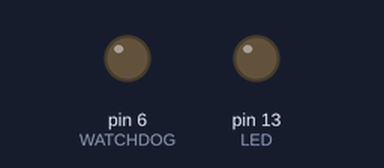
Bench run of a sketch on a simulated Arduino Uno, built with avr-gcc and run on an emulated ATmega328P. Parts: output pins drawn as LEDs (lit = HIGH). What the sketch prints to the serial monitor is not drawn.

Above: at 18.0 s.
At 33.85 s:
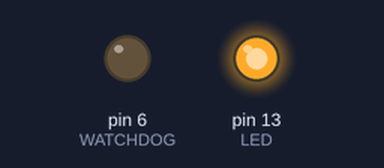
Timing chart, 0 to 43.3 s (numbered marks = the images above):
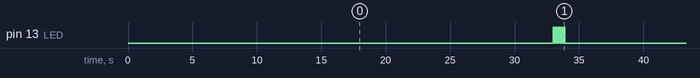

The sketch:

internals.ino
```cpp
// (licence header left out)
#define WATCHDOG 6
#define LED 13

void setup(){
  pinMode(WATCHDOG, OUTPUT);
  pinMode(LED, OUTPUT);

  Serial.begin(115200);

  cli();

  // reset the timer registers
  TCCR1A = 0;
  TCCR1B = 0;
  TCNT1  = 0;

  OCR1A = 16000000UL / 1024 - 1;
  TCCR1B |= _BV(CS10); // prescale 8 selected
  TCCR1B |= _BV(WGM12); // CTC mode
  TIMSK1 |= _BV(OCIE1A); // timer compare interrupt

  sei();

  delay(3000);
}

volatile float a=0.5;

// do some work :-)
ISR(TIMER1_COMPA_vect) {
  a = cos(a);
}

// https://code.google.com/p/tinkerit/wiki/SecretThermometer
long readTemp() {
  long result;
  // Read temperature sensor against 1.1V reference
  ADMUX = _BV(REFS1) | _BV(REFS0) | _BV(MUX3);
  delay(2); // Wait for Vref to settle
  ADCSRA |= _BV(ADSC); // Convert
  while (bit_is_set(ADCSRA,ADSC));
  result = ADCL;
  result |= ADCH<<8;
  result = (result - 125) * 1075;
  return result;
}

// https://code.google.com/p/tinkerit/wiki/SecretVoltmeter
long readVcc() {
  long result;
  // Read 1.1V reference against AVcc
  ADMUX = _BV(REFS0) | _BV(MUX3) | _BV(MUX2) | _BV(MUX1);
  delay(2); // Wait for Vref to settle
  ADCSRA |= _BV(ADSC); // Convert
  while (bit_is_set(ADCSRA,ADSC));
  result = ADCL;
  result |= ADCH<<8;
  result = 1126400L / result; // Back-calculate AVcc in mV
  return result;
}

void blink() {
  int toggleState = LOW;
  for(byte i = 0; i < 10; i++) {
    toggleState = toggleState == HIGH ? LOW : HIGH;
    digitalWrite(LED, toggleState);
    delay(100);
  }
}

/**
 * Our normal main loop. It is stopped whenever the interrupt occurs.
 */
void loop(){
  double temp = readTemp()/10000.0;
  int t = (int)temp;
  int t1 = (temp - (int)temp) * 1000;
  double volt = readVcc()/1000.0;
  int v = (int)volt;
  int v1 = (volt - (int)volt) * 1000;

  char str[128];
  sprintf(str, "voltage: %d.%dV, temp: %d.%dºC", v, v1, t, t1);
  Serial.println(str);

  delay(30000);
  blink();
}
```

Measured:
- by itself, pin 13 (LED): repeats every 31.0 s: 4 × (LOW 0.10 s, HIGH 0.10 s), LOW 30.1 s, HIGH 0.10 s
- by itself, everything shown: repeats every 31.0 s, in 10 steps
